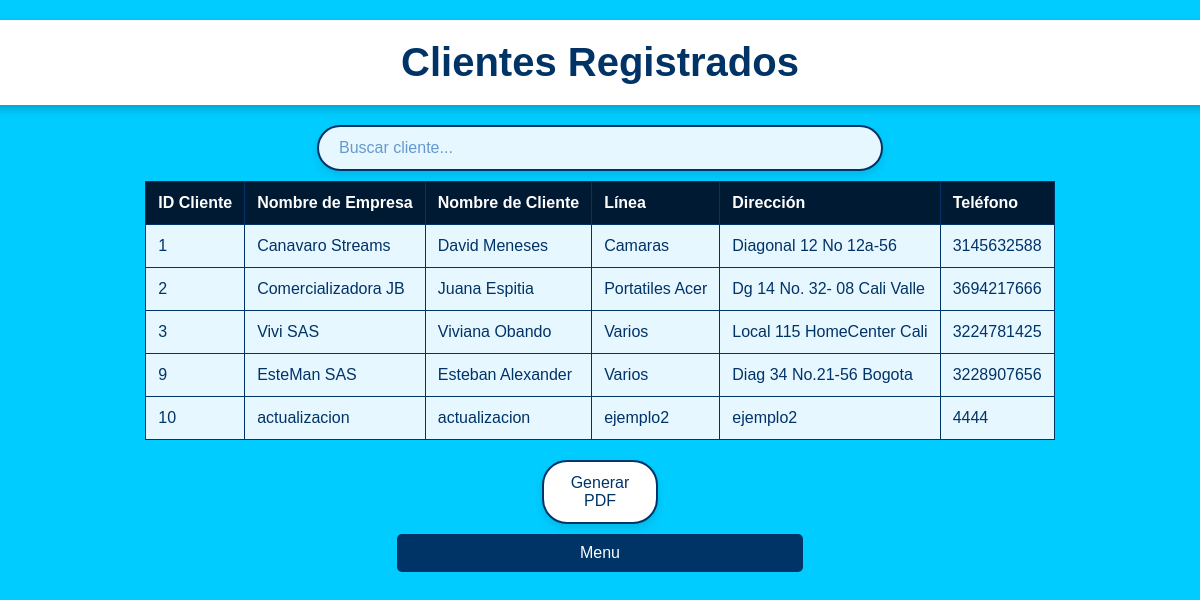
/Vista/visualizarClientes.php, run on the app's committed database.
### tables this page shows
CREATE TABLE `cliente` (
  `idusuario` int(11) NOT NULL,
  `idcliente` int(11) NOT NULL,
  `nombreempresa` varchar(45) NOT NULL,
  `nombrecliente` varchar(45) NOT NULL,
  `linea` varchar(45) NOT NULL,
  `direccion` varchar(45) NOT NULL,
  `numerotelefono` varchar(45) NOT NULL
);

### Controlador/VisualizacionController.php (called while the page is built, shortened)
<?php
require_once '../Modelo/Conexion.php';
require_once '../Modelo/Clientes.php';
class VisualizacionController
{
    public function __construct()
    {
        $conexion = new Conexion();
    }
    public function obtenerClientes()
    {
        $cliente = new Clientes();
        $sql = "SELECT idcliente, nombreempresa, nombrecliente, linea, direccion, numerotelefono FROM cliente";
        $stmt = $cliente->conn->prepare($sql);
        $stmt->execute();
        return $stmt->fetchAll(PDO::FETCH_ASSOC);
    }
}

### Modelo/Conexion.php (called while the page is built, shortened)
<?php
class Conexion {
    private $host = 'sql209.infinityfree.com';
    private $db_name = 'if0_37745487_vdesisgeditecphp';
    private $username = 'if0_37745487';
    private $password = 'G0dEfe6Vn38qbvu';
    public function conectar() {
        $this->conn = null;
        try {
            $this->conn = new PDO("mysql:host=" . $this->host . ";dbname=" . $this->db_name, $this->username, $this->password);
            $this->conn->setAttribute(PDO::ATTR_ERRMODE, PDO::ERRMODE_EXCEPTION);
        } catch(PDOException $exception) {
            echo "Error de conexión: " . $exception->getMessage();
        }
        return $this->conn;
    }
}
?>

### Modelo/Clientes.php (called while the page is built, shortened)
<?php
require_once 'Conexion.php';
class Clientes {
    public function __construct() {
        $conexion = new Conexion();
        $this->conn = $conexion->conectar();
    }
}
?>

### Vista/visualizarClientes.php (the view, shortened to what this page needs)
<?php
require_once '../Controlador/VisualizacionController.php';
$controller = new VisualizacionController();
$clientes = $controller->obtenerClientes();
?>
<!DOCTYPE html>
<html lang="es">
<head>
    <link rel="stylesheet" href="../Style/Visualizacion.css">
</head>
<body>
    <div class="h1container">
        <h1>Clientes Registrados</h1>
    </div>
    <input type="text" id="searchInput" class="barrabusqueda" placeholder="Buscar cliente..." onkeyup="filtrarClientes()">
    <div class="button-container">
        <table id="clientesTable">
            <thead>
                <tr>
                    <th>ID Cliente</th>
                    <th>Nombre de Empresa</th>
                    <th>Nombre de Cliente</th>
                    <th>Línea</th>
                    <th>Dirección</th>
                    <th>Teléfono</th>
                </tr>
            </thead>
            <tbody id="clienteTableBody">
                <?php if (!empty($clientes)): ?>
                    <?php foreach ($clientes as $cliente): ?>
                        <tr>
                            <td><?php echo htmlspecialchars($cliente['idcliente']); ?></td>
                            <td><?php echo htmlspecialchars($cliente['nombreempresa']); ?></td>
                            <td><?php echo htmlspecialchars($cliente['nombrecliente']); ?></td>
                            <td><?php echo htmlspecialchars($cliente['linea']); ?></td>
                            <td><?php echo htmlspecialchars($cliente['direccion']); ?></td>
                            <td><?php echo htmlspecialchars($cliente['numerotelefono']); ?></td>
                        </tr>
                    <?php endforeach; ?>
                <?php else: ?>
                    <tr>
                        <td colspan="6" style="text-align:center;">No hay clientes registrados</td>
                    </tr>
                <?php endif; ?>
            </tbody>
        </table>
    </div>
    <button type="button" class="buttonpdf" onclick="exportarPDF()">Generar PDF</button>
    <button type="button" class="menu-button" onclick="MenuSegunUsuario()">Menu</button>
</body>
</html>

### Style/Visualizacion.css (style rules this page uses)
body { font-family: Arial, sans-serif; background-color: #00ccff; color: #003366; display: flex; flex-direction: column; align-items: center; padding: 20px; margin: 0; }
.h1container { background-color: #ffffff; padding: 20px 40px; border-radius: 8px; box-shadow: 0px 4px 10px rgba(0, 0, 0, 0.2); margin-bottom: 20px; width: 100%; max-width: 1200px; text-align: center; }
h1 { color: #003366; font-size: 2.5em; margin: 0; }
table { width: 100%; border-collapse: collapse; margin-top: 10px; }
table th, table td { padding: 12px; border: 1px solid #003366; text-align: left; color: #ffffff; background-color: #003366; }
table th { background-color: #001a33; }
table td { color: #003366; background-color: #e6f7ff; }
.button, .menu-button { background-color: #003366; color: #ffffff; border: none; padding: 10px 20px; border-radius: 5px; font-size: 1em; cursor: pointer; width: 35%; margin-top: 10px; }
.barrabusqueda { padding: 12px 20px; width: 45%; font-size: 1em; border-radius: 25px; border: 2px solid #003366; background-color: #e6f7ff; color: #003366; box-shadow: 0px 4px 8px rgba(0, 0, 0, 0.1); transition: all 0.3s ease; }
.barrabusqueda::placeholder { color: #6699cc; }
.buttonpdf { padding: 12px 20px; width: 10%; font-size: 1em; border-radius: 25px; border: 2px solid #003366; background-color: #ffffff; color: #003366; box-shadow: 0px 4px 8px rgba(0, 0, 0, 0.1); transition: all 0.3s ease; margin-top: 20px; margin-left: auto; margin-right: auto; display: block; }

### data on the page
cliente: idcliente "1", nombreempresa "Canavaro Streams", nombrecliente "David Meneses", linea "Camaras", direccion "Diagonal 12 No 12a-56", numerotelefono "3145632588"
cliente: idcliente "2", nombreempresa "Comercializadora JB", nombrecliente "Juana Espitia", linea "Portatiles Acer", direccion "Dg 14 No. 32- 08 Cali Valle", numerotelefono "3694217666"
cliente: idcliente "3", nombreempresa "Vivi SAS", nombrecliente "Viviana Obando", linea "Varios", direccion "Local 115 HomeCenter Cali", numerotelefono "3224781425"
cliente: idcliente "9", nombreempresa "EsteMan SAS", nombrecliente "Esteban Alexander", linea "Varios", direccion "Diag 34 No.21-56 Bogota", numerotelefono "3228907656"
cliente: idcliente "10", nombreempresa "actualizacion", nombrecliente "actualizacion", linea "ejemplo2", direccion "ejemplo2", numerotelefono "4444"
